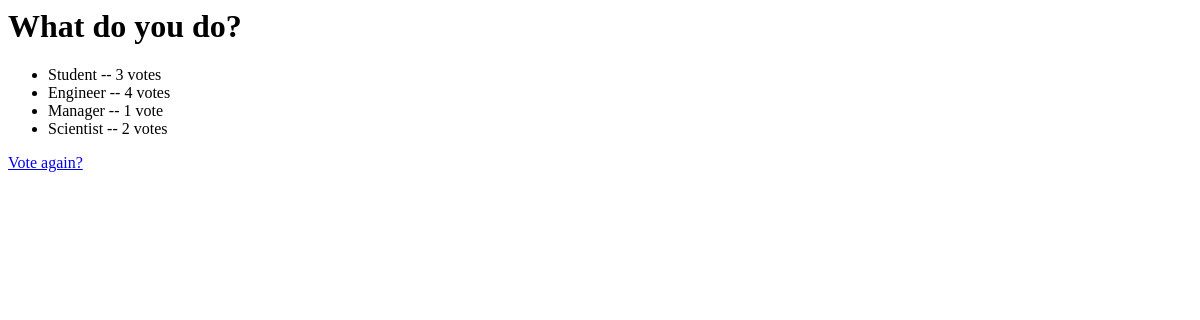
/polls/2/result/, run on an earlier commit of the app's database.
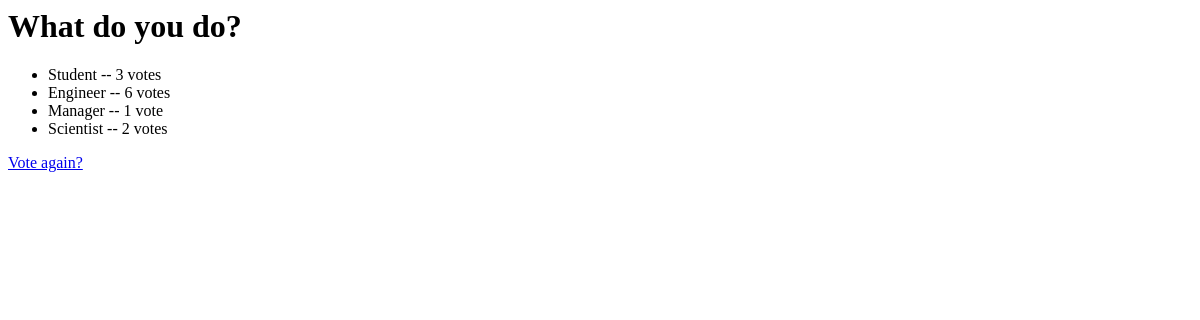
And on a later commit of the database.
### polls/models.py (models this page shows, shortened)
class Question(models.Model):
    question_text = models.CharField(max_length=200)
    pub_date = models.DateTimeField('date published')
    def was_published_recently(self):
        now = timezone.now()
        return now - datetime.timedelta(days=1) <= self.pub_date <= now
    was_published_recently.admin_order_field = 'pub_date'
    was_published_recently.boolean = True
    was_published_recently.short_description = 'Pubished recenlty?'

class Choice(models.Model):
    question = models.ForeignKey(Question)
    choice_text = models.CharField(max_length=200)
    votes = models.IntegerField(default=0)

### polls/views.py (the view)
# urls.py: url(r'^(?P<pk>[0-9]+)/result/$', views.ResultsView.as_view(), name='results'),
class ResultsView(generic.DetailView):
    model = Question
    template_name = 'polls/results.html'

### templates/polls/results.html
<h1>{{ question.question_text }}</h1>
<ul>
{% for choice in question.choice_set.all %}
    <li>{{ choice.choice_text }} -- {{ choice.votes }} vote{{ choice.votes|pluralize }}</li>
{% endfor %}
</ul>
<a href="{% url 'polls:detail' question.id %}">Vote again?</a>

What changed in the data, as far as the page shows it:
changed Choice "Engineer": votes "4" → "6"
